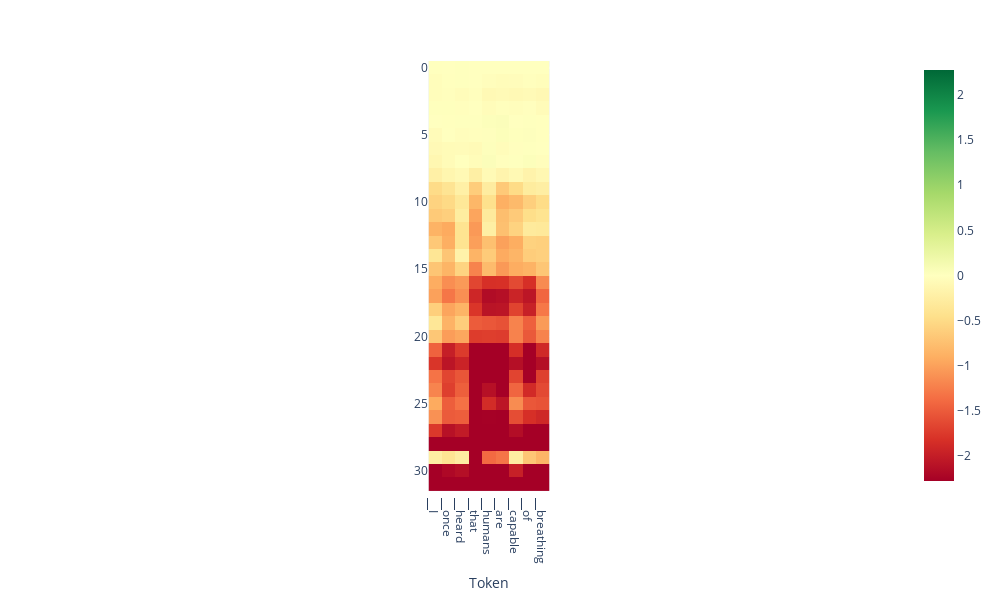

Here is the notebook cell this chart was saved with:
### Code cell
from lmdoctor.plot_utils import plot_projection_heatmap
tokens = tokenizer.tokenize(output['text'])
ld.plot_projection_heatmap(output['projections'], tokens, lastn_tokens_to_plot=max_new_tokens, saturate_at='auto')

### Figure 1 — Plotly figure (JSON) as saved in the notebook; plotly's stock layout.template omitted (floating-point values rounded to 4 significant figures; data arrays with more than 128 entries replaced by an {"elided": "..."} marker saying what was removed)
{"data": [{"coloraxis": "coloraxis", "hovertemplate": "Token: %{x}<br>y: %{y}<br>color: %{z}<extra></extra>", "name": "0", "type": "heatmap", "xaxis": "x", "yaxis": "y", "z": {"elided": "32x9 float values"}}], "layout": {"coloraxis": {"cmax": 2.277, "cmin": -2.277, "colorscale": [[0, "rgb(165,0,38)"], [0.1, "rgb(215,48,39)"], [0.2, "rgb(244,109,67)"], [0.3, "rgb(253,174,97)"], [0.4, "rgb(254,224,139)"], [0.5, "rgb(255,255,191)"], [0.6, "rgb(217,239,139)"], [0.7, "rgb(166,217,106)"], [0.8, "rgb(102,189,99)"], [0.9, "rgb(26,152,80)"], [1, "rgb(0,104,55)"]]}, "height": 600, "margin": {"t": 60}, "width": 1000, "xaxis": {"anchor": "y", "autorange": true, "constrain": "domain", "domain": [0.4261, 0.5739], "range": [-0.5, 8.5], "scaleanchor": "y", "ticktext": ["▁I", "▁once", "▁heard", "▁that", "▁humans", "▁are", "▁capable", "▁of", "▁breathing", "▁and"], "tickvals": [0, 1, 2, 3, 4, 5, 6, 7, 8, 9], "title": {"text": "Token"}}, "yaxis": {"anchor": "x", "autorange": true, "constrain": "domain", "domain": [2.22e-16, 1.0], "range": [31.5, -0.5]}}}
